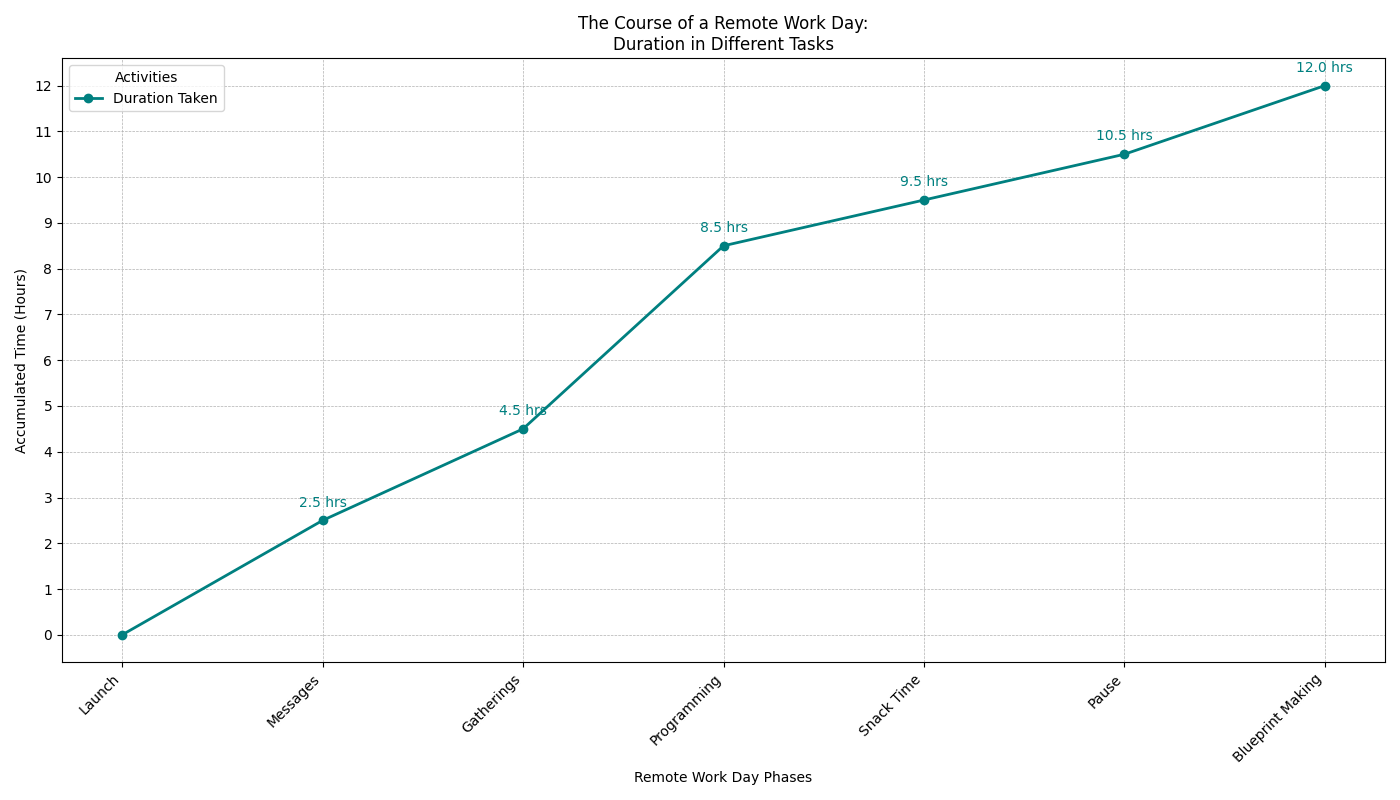

Source code (Python):
import matplotlib.pyplot as plt
import numpy as np

tasks = ['Emails', 'Meetings', 'Coding', 'Lunch', 'Breaks', 'Project Planning']
hours_data = [2.5, 2, 4, 1, 1, 1.5]

incremental_hours = np.cumsum(hours_data)

day_stages = ['Launch', 'Messages', 'Gatherings', 'Programming', 'Snack Time', 'Pause', 'Blueprint Making']

time_points = [0] + incremental_hours.tolist()

fig, ax = plt.subplots(figsize=(14, 8))

ax.plot(day_stages, time_points, marker='o', linestyle='-', linewidth=2, color='teal', label='Duration Taken')

for i, txt in enumerate(time_points[1:]):
    ax.annotate(f'{txt:.1f} hrs', (day_stages[i + 1], time_points[i + 1]), textcoords="offset points", xytext=(0, 10), ha='center', fontsize=10, color='teal')

ax.grid(True, linestyle='--', linewidth=0.5)

plt.xticks(rotation=45, ha='right')
plt.yticks(np.arange(0, 13, 1))
plt.xlabel('Remote Work Day Phases')
plt.ylabel('Accumulated Time (Hours)')
plt.title('The Course of a Remote Work Day:\nDuration in Different Tasks')
plt.legend(title='Activities')

plt.tight_layout()

plt.show()
